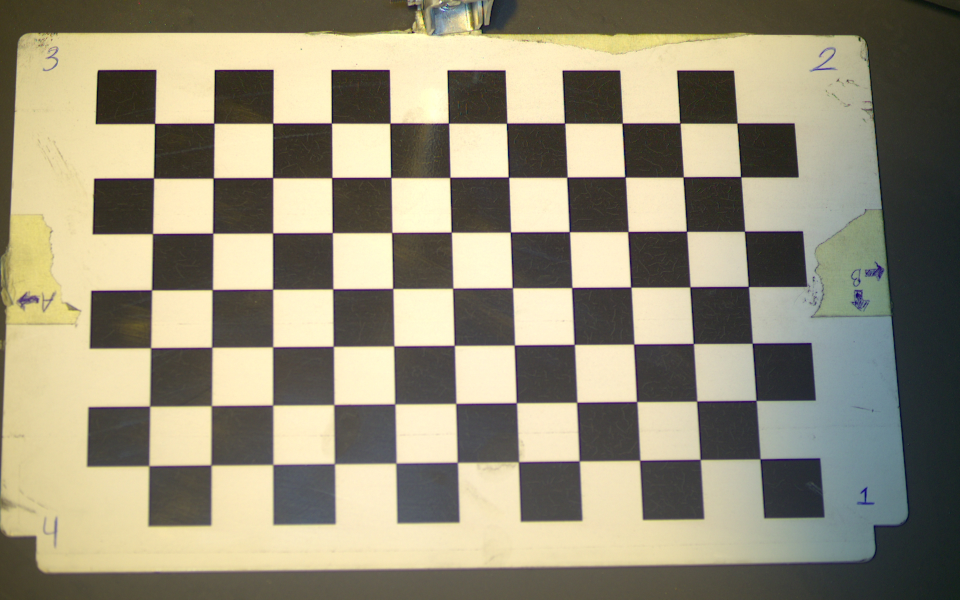
#> input picture software/python/29_calib.jpg, 1920 x 1200 px (shown at 1/2 size)
$ python calibration2.py
#> lines starting #> are read from the running program, lines starting #| are printed output that depends on the picture
import cv2
import numpy as np


CHESS_G_SIZE=25
DEBUG = False
def __find_chess_coordinate(image,size):

    # This function returns the coordinates of chess corners
    # input : image of chess, size of chessboard
    # *** it is considered that size of each square is 2cm * 2cm

    coordinates = []
    gray_image  = cv2.cvtColor(image,cv2.COLOR_RGB2GRAY)

    clahe = cv2.createCLAHE(clipLimit=2.0, tileGridSize=(8,8))
    gray_image = clahe.apply(gray_image)

    if DEBUG:
        cv2.imshow('gray_calhe',cv2.resize(gray_image, None, fx=0.5,fy=0.5))
        cv2.waitKey(0)
    corners     = cv2.findChessboardCorners(gray_image,(size[0]-1,size[1]-1))
    if corners[0] == False:
        raise Exception ('The chessboard is not found')
    else:
        corners = corners[1].reshape([-1,2])
# [10 lines of commented-out code are left out]

        first  = corners[0]
        second = corners[size[0]-2]
        third  = (corners[((size[0]-1)*(size[1]-1))-(size[0]-1)])
        fourth = corners[(size[0]-1)*(size[1]-1)-1]

        coordinates = np.array([first,third,second,fourth])

        if DEBUG:
            for pt in coordinates:
                cv2.circle(image, tuple(pt.astype(np.int32)), 10, (255,0,0), thickness=-1)
                cv2.imshow('image',cv2.resize(image,None, fx=0.5, fy=0.5))
                cv2.waitKey(0)

        return coordinates


def fit(image,chess_size=(8,12)):

    #This function returns the transformation matrix and scale coefficient
    #input: image of chessboard, chessboard size, orientation of the plate('h' or 'v')
    chess_size = np.array(chess_size).reshape((2,)).astype(np.int32)
    image = np.array(image,dtype=np.uint8)
    channel,h,w = image.shape
    #image = np.reshape(image,(h,w,channel))
    image = np.moveaxis(image,[0,1,2],[2,0,1])
    #cv2.imshow('imageee',image)

#     print(image.shape)


    chess_size = list(chess_size)
    minimum = min(chess_size)
    maximum = max(chess_size)
    chess_size[0] = minimum
    chess_size[1] = maximum

    points = __find_chess_coordinate(image,chess_size)
    realWorld_size = [(chess_size[0]-2)*CHESS_G_SIZE * (chess_size[1]-2)*CHESS_G_SIZE]
    w1  = __oqlidus_distance(points[0],points[1])
    h1 = __oqlidus_distance(points[1],points[3])
    w2  = __oqlidus_distance(points[3],points[2])
    h2 = __oqlidus_distance(points[2],points[0])

    h_px = (h1 + h2)/2
    w_px = (w1 + w2)/2

    area_px = h_px * w_px
    px_size = (realWorld_size/ area_px)**0.5

    res = np.zeros((4,3), np.float32)
    res[3,:] = px_size
    return res


def __point_prediction(transformer_mat,coef,points):
    points = np.array(points).T
    ones   = np.array([1]*points.shape[1]).reshape([-1,1]).T
    points = np.concatenate([points, ones], 0)
    points = (transformer_mat @ points).T
    points = np.diag(1/(points[:,2].reshape(-1))) @ points[:,:2]
    dists  = __calc_dist(points,coef)
    return dists

def predict(transformer_mat,coef,circles,mode='mean'):

    # This function predicts real distance
    # Inputs: transformation matrix, scaling coefficient, matrix of circles(n*3 --> x,y,center),
    #         mode('mean','max','min')

    result = np.copy( circles[:,-1] )
    result = result * coef* 2
    return result


def __calc_dist(points,coeficient):

    # This function is for calculating the oqlidusian distance with consideration of scaling coefficient
    # Input: bach of points(n*2), scaling coefficient

    points = points.reshape([-1,2,2])
    return np.sqrt(np.sum((points[:,0]-points[:,1])**2,1))/coeficient


def __oqlidus_distance(p1,p2):

    #This function is for computing simple oqlidus distance WITHOUT considering scaling coefficient
    dis = np.sqrt(np.sum((p1-p2)**2))
    return dis


img = cv2.imread('29_calib.jpg')
#> img is the input picture: shape (1200, 1920, 3); mean B, G, R 120, 142.7, 149.1
img = np.moveaxis(img,[0,1,2],[1,2,0])
a = fit(img)
#> in __find_chess_coordinate, `gray_image  = cv2.cvtColor(image,cv2.COLOR_RGB2GRAY)`:
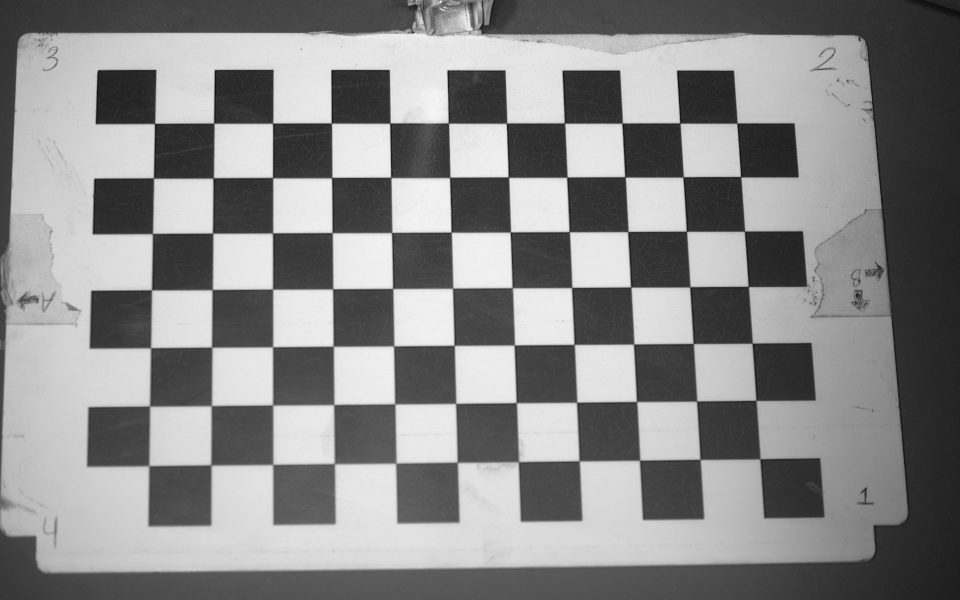
#> gray_image: shape (1200, 1920) (shown at 1/2 size); min 3, max 247, mean 136.6
#> in __find_chess_coordinate, `corners = corners[1].reshape([-1,2])`: corners = 77 pairs, first value 297.5 to 1521.7, second value 246.3 to 932.5
#> in __find_chess_coordinate, `first  = corners[0]`: first = [1474.7, 246.6]
#> in __find_chess_coordinate, `second = corners[size[0]-2]`: second = [1521.7, 918]
#> in __find_chess_coordinate, `third  = (corners[((size[0]-1)*(size[1]-1))-(size[0]-1)])`: third = [309.8, 247.2]
#> in __find_chess_coordinate, `fourth = corners[(size[0]-1)*(size[1]-1)-1]`: fourth = [297.5, 932.5]
#> in __find_chess_coordinate, `coordinates = np.array([first,third,second,fourth])`: coordinates = [[1474.7, 246.6], [309.8, 247.2], [1521.7, 918], [297.5, 932.5]]
#> in fit, `points = __find_chess_coordinate(image,chess_size)`: points has the same summary as coordinates in __find_chess_coordinate
#> in __oqlidus_distance, `dis = np.sqrt(np.sum((p1-p2)**2))`: dis = 1165
#> in fit, `h1 = __oqlidus_distance(points[1],points[3])`: h1 = 685.5
#> in fit, `w2  = __oqlidus_distance(points[3],points[2])`: w2 = 1224.3
#> in fit, `h2 = __oqlidus_distance(points[2],points[0])`: h2 = 673
#> in fit, `h_px = (h1 + h2)/2`: h_px = 679.2
#> in fit, `w_px = (w1 + w2)/2`: w_px = 1194.6
#> in fit, `area_px = h_px * w_px`: area_px = 811449.5
#> in fit, `px_size = (realWorld_size/ area_px)**0.5`: px_size = [0.215]
#> a = [[0, 0, 0], [0, 0, 0], [0, 0, 0], [0.215, 0.215, 0.215]]

$ run again, with software/python/27_calib.jpg copied over software/python/29_calib.jpg
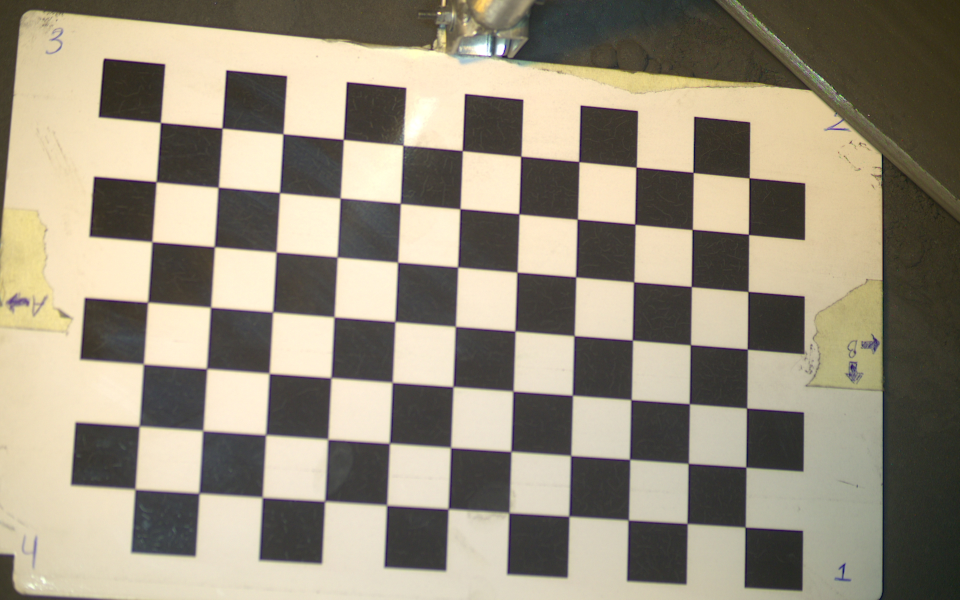
#> input picture software/python/27_calib.jpg, 1920 x 1200 px (shown at 1/2 size)
#> img is the input picture: shape (1200, 1920, 3); mean B, G, R 124.4, 143.1, 151.9
#> in __find_chess_coordinate, `gray_image  = cv2.cvtColor(image,cv2.COLOR_RGB2GRAY)`:
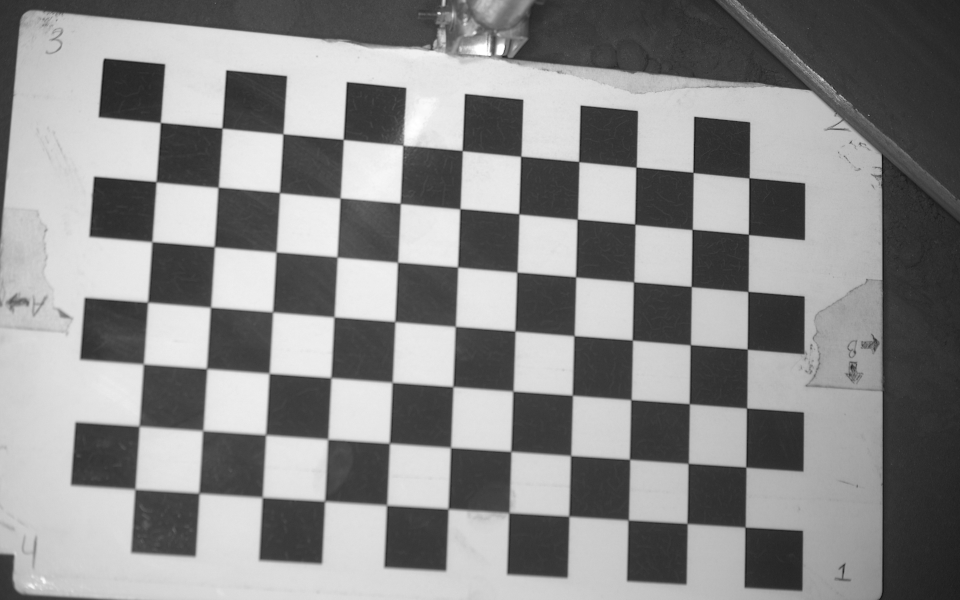
#> gray_image: shape (1200, 1920) (shown at 1/2 size); min 6, max 255, mean 138.5
#> in __find_chess_coordinate, `gray_image = clahe.apply(gray_image)`:
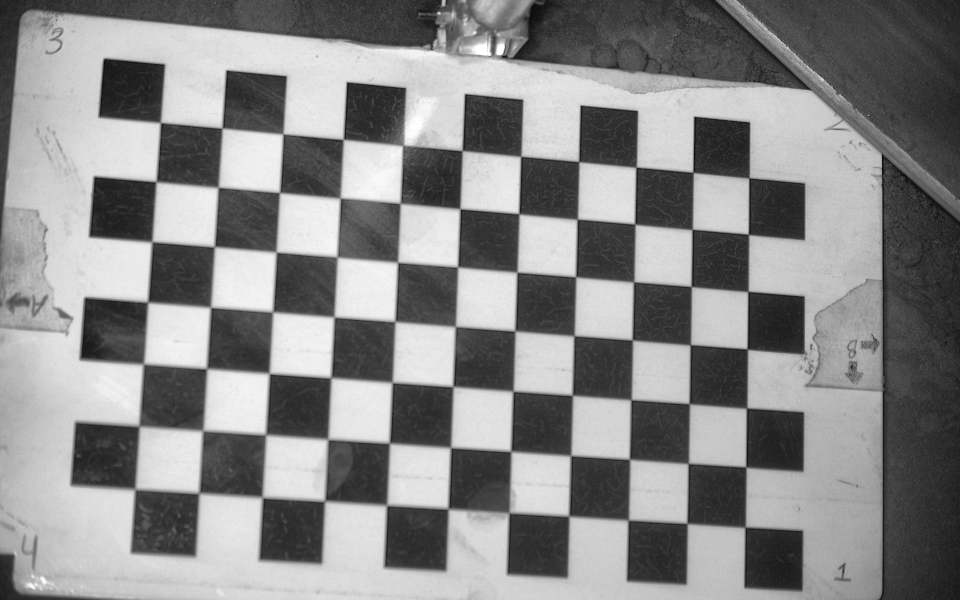
#> gray_image: shape (1200, 1920) (shown at 1/2 size); min 4, max 255, mean 136.6
#> corners = 77 pairs, first value 270 to 1498.8, second value 245.5 to 1054.5
#> first = [1498.8, 356.2]
#> second = [1490.5, 1054.5]
#> third = [321, 245.5]
#> fourth = [270, 978.5]
#> coordinates = [[1498.8, 356.2], [321, 245.5], [1490.5, 1054.5], [270, 978.5]]
#> points has the same summary as coordinates in __find_chess_coordinate
#> dis = 1183
#> h1 = 734.8
#> w2 = 1222.9
#> h2 = 698.3
#> h_px = 716.6
#> w_px = 1202.9
#> area_px = 861970.4
#> px_size = [0.209]
#> a = [[0, 0, 0], [0, 0, 0], [0, 0, 0], [0.209, 0.209, 0.209]]

$ run again, with software/python/28_calib.jpg copied over software/python/29_calib.jpg
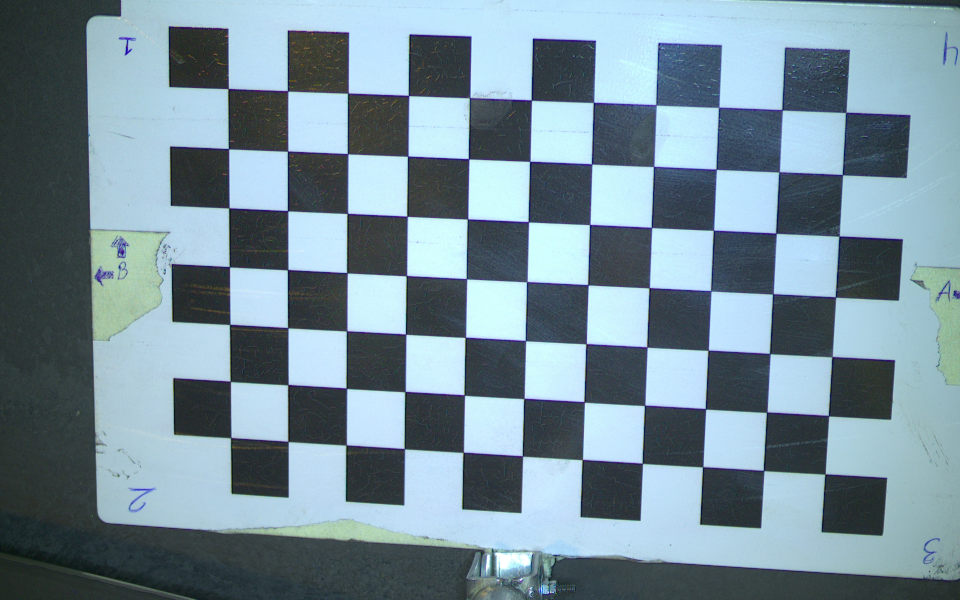
#> input picture software/python/28_calib.jpg, 1920 x 1200 px (shown at 1/2 size)
#> img is the input picture: shape (1200, 1920, 3); mean B, G, R 153.2, 141.8, 119
#> in __find_chess_coordinate, `gray_image  = cv2.cvtColor(image,cv2.COLOR_RGB2GRAY)`:
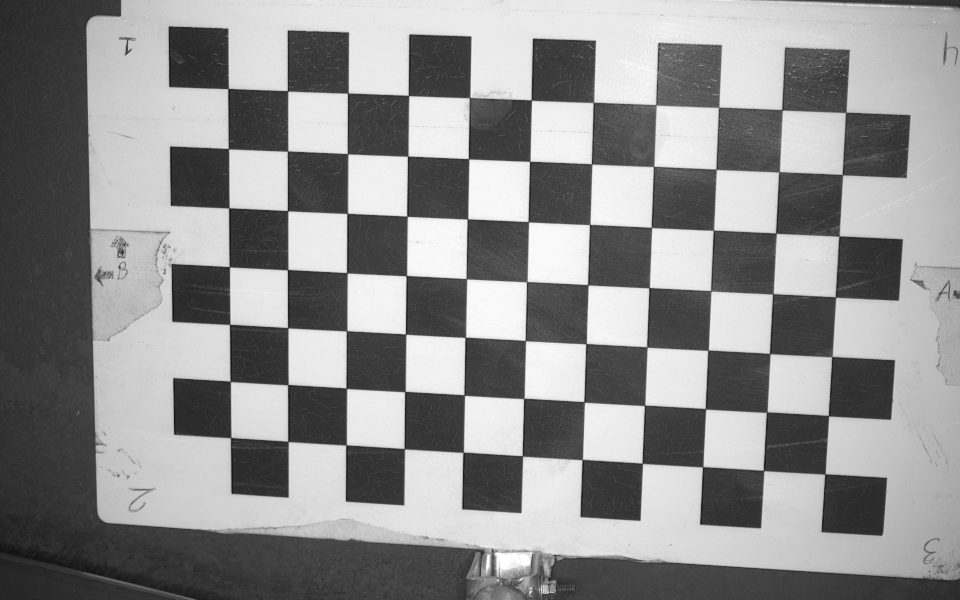
#> gray_image: shape (1200, 1920) (shown at 1/2 size); min 2, max 255, mean 142.6
#> in __find_chess_coordinate, `gray_image = clahe.apply(gray_image)`:
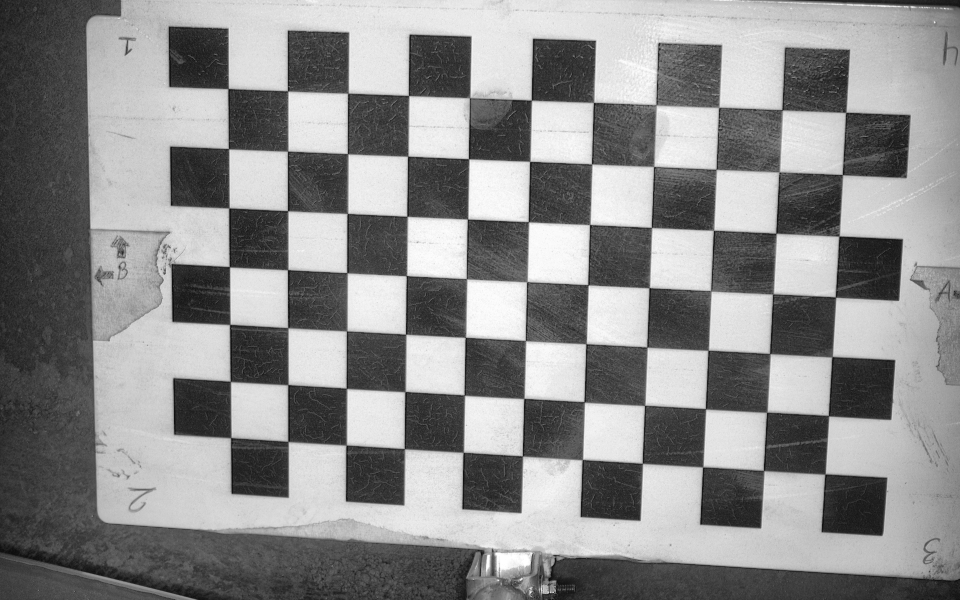
#> gray_image: shape (1200, 1920) (shown at 1/2 size); min 2, max 255, mean 140
#> corners = 77 pairs, first value 456.8 to 1692.1, second value 177.7 to 948.6
#> first = [1692.1, 225.1]
#> second = [1650.7, 948.6]
#> third = [456.8, 177.7]
#> fourth = [462.4, 875.3]
#> coordinates = [[1692.1, 225.1], [456.8, 177.7], [1650.7, 948.6], [462.4, 875.3]]
#> points has the same summary as coordinates in __find_chess_coordinate
#> dis = 1236.3
#> h1 = 697.6
#> w2 = 1190.6
#> h2 = 724.7
#> h_px = 711.2
#> w_px = 1213.4
#> area_px = 862953
#> px_size = [0.208]
#> a = [[0, 0, 0], [0, 0, 0], [0, 0, 0], [0.208, 0.208, 0.208]]
